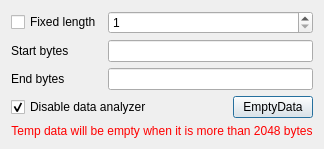
<?xml version="1.0" encoding="UTF-8"?>
<ui version="4.0">
 <class>SAKDebuggerDeviceAnalyzer</class>
 <widget class="QDialog" name="SAKDebuggerDeviceAnalyzer">
  <property name="geometry">
   <rect>
    <x>0</x>
    <y>0</y>
    <width>260</width>
    <height>117</height>
   </rect>
  </property>
  <property name="windowTitle">
   <string>Data Analyzer</string>
  </property>
  <layout class="QGridLayout" name="gridLayout">
   <item row="0" column="0">
    <widget class="QCheckBox" name="fixedLengthCheckBox">
     <property name="text">
      <string>Fixed length</string>
     </property>
    </widget>
   </item>
   <item row="0" column="1" colspan="3">
    <widget class="QSpinBox" name="frameLengthSpinBox">
     <property name="minimum">
      <number>1</number>
     </property>
     <property name="maximum">
      <number>2048</number>
     </property>
    </widget>
   </item>
   <item row="1" column="0">
    <widget class="QLabel" name="label">
     <property name="text">
      <string>Start bytes</string>
     </property>
    </widget>
   </item>
   <item row="1" column="1" colspan="3">
    <widget class="QLineEdit" name="startLineEdit">
     <property name="text">
      <string notr="true"/>
     </property>
    </widget>
   </item>
   <item row="2" column="0">
    <widget class="QLabel" name="label_2">
     <property name="text">
      <string>End bytes</string>
     </property>
    </widget>
   </item>
   <item row="2" column="1" colspan="3">
    <widget class="QLineEdit" name="endLineEdit">
     <property name="text">
      <string notr="true"/>
     </property>
    </widget>
   </item>
   <item row="3" column="0" colspan="2">
    <widget class="QCheckBox" name="disableCheckBox">
     <property name="sizePolicy">
      <sizepolicy hsizetype="Expanding" vsizetype="Fixed">
       <horstretch>0</horstretch>
       <verstretch>0</verstretch>
      </sizepolicy>
     </property>
     <property name="text">
      <string>Disable data analyzer</string>
     </property>
     <property name="checked">
      <bool>true</bool>
     </property>
    </widget>
   </item>
   <item row="3" column="2">
    <spacer name="horizontalSpacer">
     <property name="orientation">
      <enum>Qt::Horizontal</enum>
     </property>
     <property name="sizeHint" stdset="0">
      <size>
       <width>68</width>
       <height>20</height>
      </size>
     </property>
    </spacer>
   </item>
   <item row="3" column="3">
    <widget class="QPushButton" name="clearPushButton">
     <property name="toolTip">
      <string>Empty temp data</string>
     </property>
     <property name="text">
      <string>EmptyData</string>
     </property>
    </widget>
   </item>
   <item row="4" column="0" colspan="4">
    <widget class="QLabel" name="label_3">
     <property name="styleSheet">
      <string notr="true">QLabel {
	color: red
}</string>
     </property>
     <property name="text">
      <string>Temp data will be empty when it is more than 2048 bytes</string>
     </property>
     <property name="alignment">
      <set>Qt::AlignCenter</set>
     </property>
    </widget>
   </item>
  </layout>
 </widget>
 <resources/>
 <connections/>
</ui>
